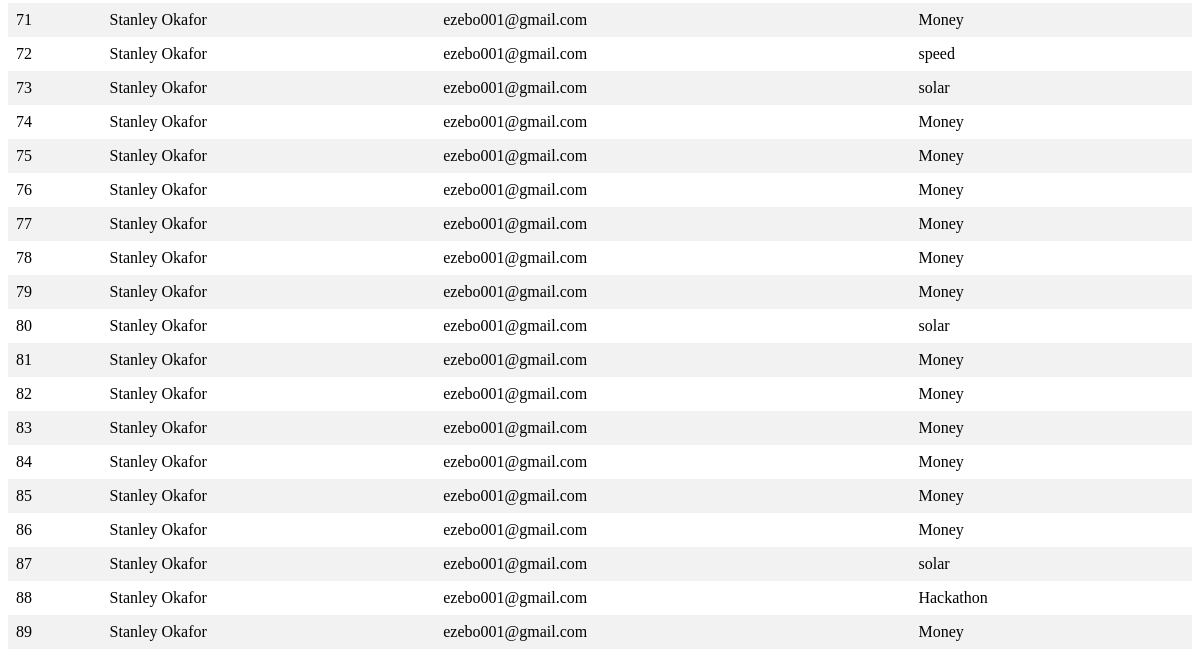
/users (lower part), run on an earlier commit of the app's database.
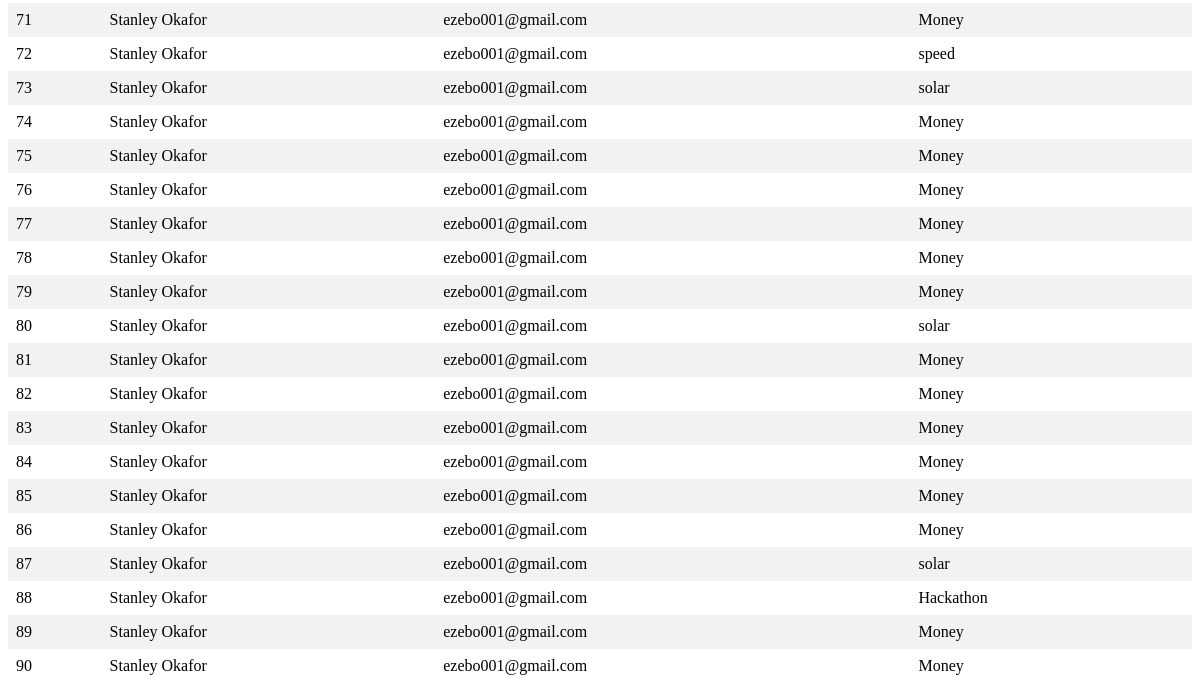
And on a later commit of the database.
### tables this page shows
CREATE TABLE user (
                id INTEGER PRIMARY KEY AUTOINCREMENT,
                name TEXT NOT NULL,
                email TEXT NOT NULL,
                interests TEXT NOT NULL,
                last_sent_email TEXT DEFAULT NULL
            );

### myapp.py (the view)
@app.route('/users')
def view_users():
    conn = sqlite3.connect(DATABASE)
    cursor = conn.cursor()
    cursor.execute('SELECT * FROM user')
    users = cursor.fetchall()
    conn.close()
    return render_template('users.html', users=users)

### templates/users.html (shortened to what this page needs)
<!DOCTYPE html>
<html>
<head>
</head>
<body>
    <table>
        {% for user in users %}
        <tr>
            <td>{{ user[0] }}</td>
            <td>{{ user[1] }}</td>
            <td>{{ user[2] }}</td>
            <td>{{ user[3] }}</td>
        </tr>
        {% endfor %}
    </table>
</body>
</html>

What changed in the data, as far as the page shows it:
added user: id "90", name "Stanley Okafor", email "ezebo001@gmail.com", interests "Money"
